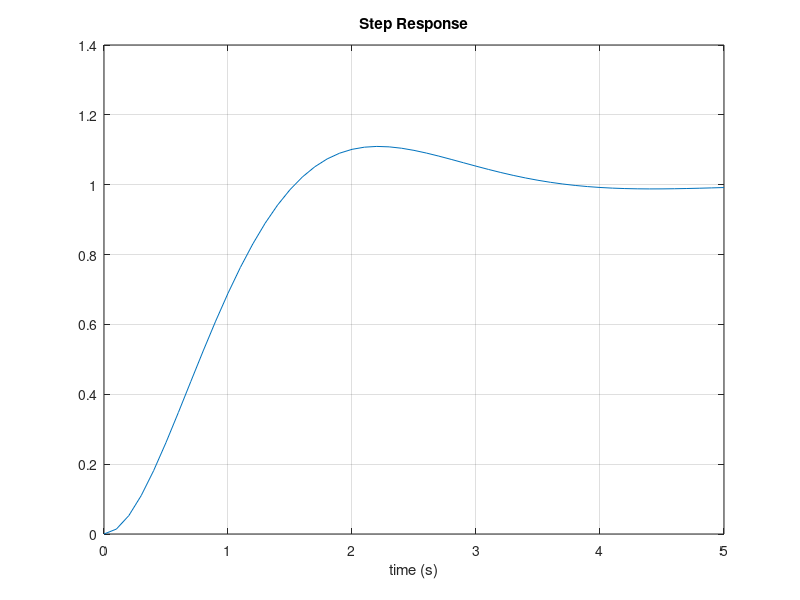
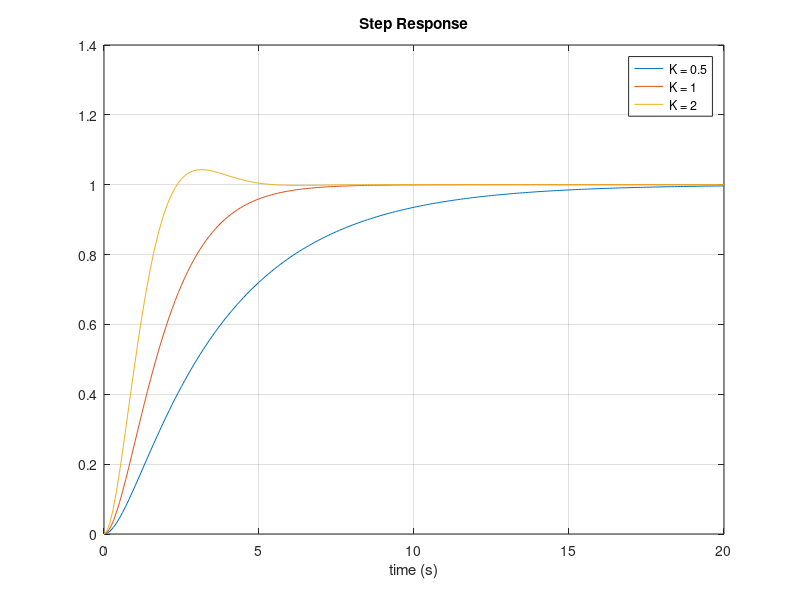

Recreate these plots in MATLAB, in order.
%% Feedback HW5
% Matthew Avallone

%% 3.32 c
K = 3.02;
Mpr = 11.1; %relaxed max overshoot percent calculated
tpr = 2.21; %relaxed peak time calculated
t = 0:0.1:5;
sys = tf(K,[1,2,K]); %system transfer function
v = step(sys,t); %system step response
figure(1)
plot(t,v)
v_ss = dcgain(sys); %steady-state value
Mp = (max(v) - v_ss)*100
index = max(find(v==(max(v))));
tp = t(index)
title('Step Response')
xlabel('time (s)')
grid on;

MpError = abs(Mp-Mpr)/Mp * 100 % percent error for overshoot
tpError = abs(tp-tpr)/tp * 100 % percent error for peak time

%% 3.35 g
K = [0.5,1,2];
t = 0:0.1:20;

for i = 1:length(K)
warning('off','MATLAB:legend:IgnoringExtraEntries') % Hiding a warning
hold on
c = K(i);
sys = @(k) tf(k,[1,2,k]); %system transfer function
pos = @(k) step(sys(k),t); %system step response
figure(2)
plot(t,pos(c))
pos_ss(i) = dcgain(sys(c)); %steady-state value
title('Step Response')
xlabel('time (s)')
legend('K = 0.5','K = 1', 'K = 2')
grid on;
Mp2(i) = (max(pos(c)) - pos_ss(i))*100; % as percentages
%inRange = v(c) > 0.9 && v(c) < 0.92
index(i) = max(find(pos(c)==(max(pos(c)))));
%index(i) = max(find(inRange));
tp2(i) = t(index(i));
end
K
Mp2
tp2